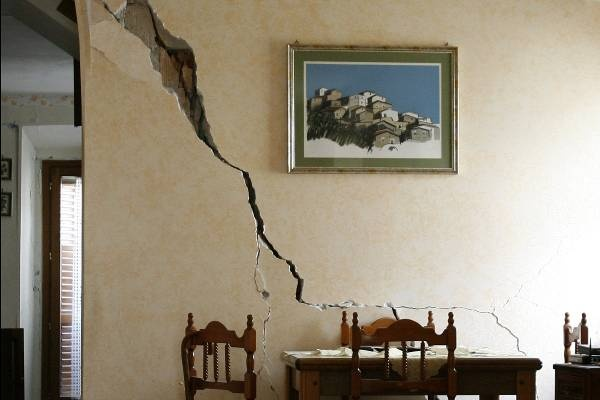
#> input picture dataset/fontes/020425481-ex00-86b970.jpg, 600 x 400 px
$ python simulate_flight.py --image ../dataset/fontes/020425481-ex00-86b970.jpg --out out.png
#> lines starting #> are read from the running program, lines starting #| are printed output that depends on the picture
from __future__ import annotations

import argparse
import math
from pathlib import Path

import cv2
import numpy as np


def serpentine(rows: int, steps: int) -> list[tuple[float, float]]:
    points: list[tuple[float, float]] = []
    for row in range(rows):
        v = row / max(rows - 1, 1)
        for step in range(steps):
            u = step / (steps - 1)
            points.append((u if row % 2 == 0 else 1 - u, v))
        if row < rows - 1:
            for step in range(1, steps // 4):
                points.append((1.0 if row % 2 == 0 else 0.0, v + step / (steps // 4) / max(rows - 1, 1)))
    return points


def main() -> None:
    parser = argparse.ArgumentParser(description="Gera um vídeo de voo simulado a partir de uma foto real da parede.")
    parser.add_argument("--image", required=True, type=Path)
    parser.add_argument("--out", required=True, type=Path)
    parser.add_argument("--wall-scale", type=float, default=2.0, help="quantas vezes a largura da parede é maior que a largura de um frame")
    parser.add_argument("--rows", type=int, default=3)
    parser.add_argument("--seconds", type=float, default=40)
    parser.add_argument("--fps", type=int, default=12)
    parser.add_argument("--size", default="640x480")
    args = parser.parse_args()

    width, height = (int(v) for v in args.size.split("x"))
    photo = cv2.imread(str(args.image))
#> photo is the input picture: shape (400, 600, 3); mean B, G, R 123.8, 141.8, 151.4
    if photo is None:
        raise SystemExit(f"Imagem não encontrada: {args.image}")
    wall_w = int(width * args.wall_scale)
    wall_h = max(height, int(wall_w * photo.shape[0] / photo.shape[1]))
#> wall_h = 853
    wall = cv2.resize(photo, (wall_w, wall_h), interpolation=cv2.INTER_CUBIC)

    total = int(args.seconds * args.fps)
    route = serpentine(args.rows, max(8, total // args.rows))
    route = [route[int(i / total * (len(route) - 1))] for i in range(total)]
    writer = cv2.VideoWriter(str(args.out), cv2.VideoWriter_fourcc(*"mp4v"), args.fps, (width, height))
    rng = np.random.default_rng(7)
    previous = None
    for index, (u, v) in enumerate(route):
        jitter = np.array([math.sin(index * 0.37) * 3 + rng.normal(0, 1.2), math.cos(index * 0.29) * 2.5 + rng.normal(0, 1.2)])
        x = int(np.clip(u * (wall_w - width) + jitter[0], 0, wall_w - width))
        y = int(np.clip(v * (wall_h - height) + jitter[1], 0, wall_h - height))
        frame = wall[y:y + height, x:x + width].copy()
        if previous is not None:
            dx, dy = x - previous[0], y - previous[1]
            length = int(min(9, max(1, math.hypot(dx, dy) * 0.6)))
            if length > 1:
                kernel = np.zeros((length, length), np.float32)
                cv2.line(kernel, (0, length // 2), (length - 1, length // 2), 1, 1)
                frame = cv2.filter2D(frame, -1, kernel / kernel.sum())
        noise = rng.normal(0, 3.5, frame.shape).astype(np.float32)
        frame = np.clip(frame.astype(np.float32) + noise, 0, 255).astype(np.uint8)
        writer.write(frame)
        previous = (x, y)
#> this loop made 480 passes
#> pass 1, in main, `frame = wall[y:y + height, x:x + width].copy()`:
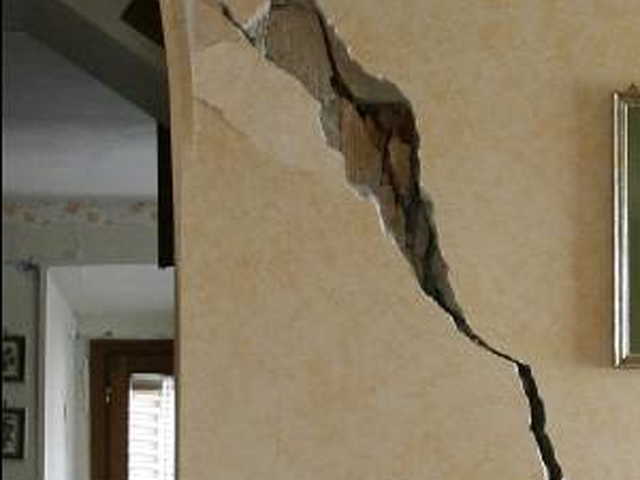
#> frame: shape (480, 640, 3); mean B, G, R 96.5, 119.8, 132
#> pass 2, in main, `frame = wall[y:y + height, x:x + width].copy()`:
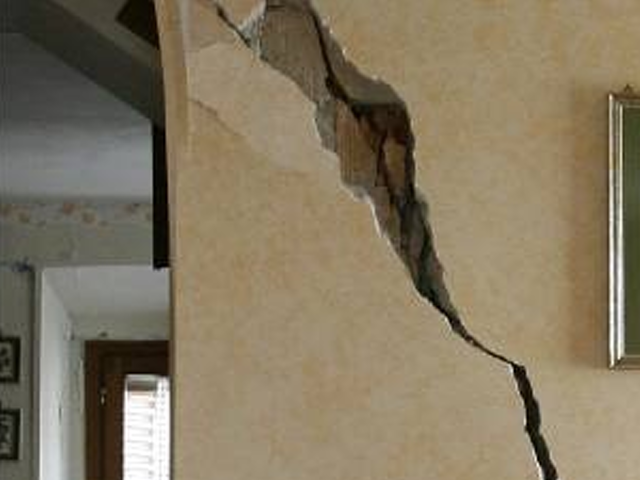
#> frame: shape (480, 640, 3); mean B, G, R 96.7, 120.2, 132.4
#> after the loop:
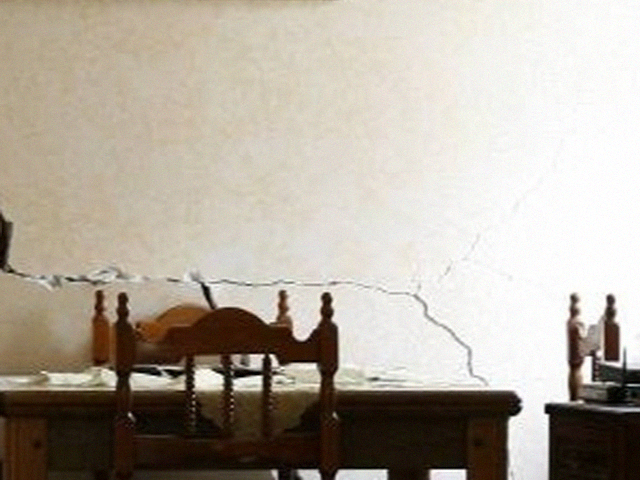
#> frame: shape (480, 640, 3); mean B, G, R 158.2, 169.9, 178.1
    writer.release()
    print(f"{args.out} · {total} frames · parede simulada {wall_w}×{wall_h} px")
#| out.png · 480 frames · parede simulada 1280×853 px


if __name__ == "__main__":
    main()

$ run again, on dataset/fontes/15522554055c8589ad61213-1552255405-3x2-rt-b88f13.jpg
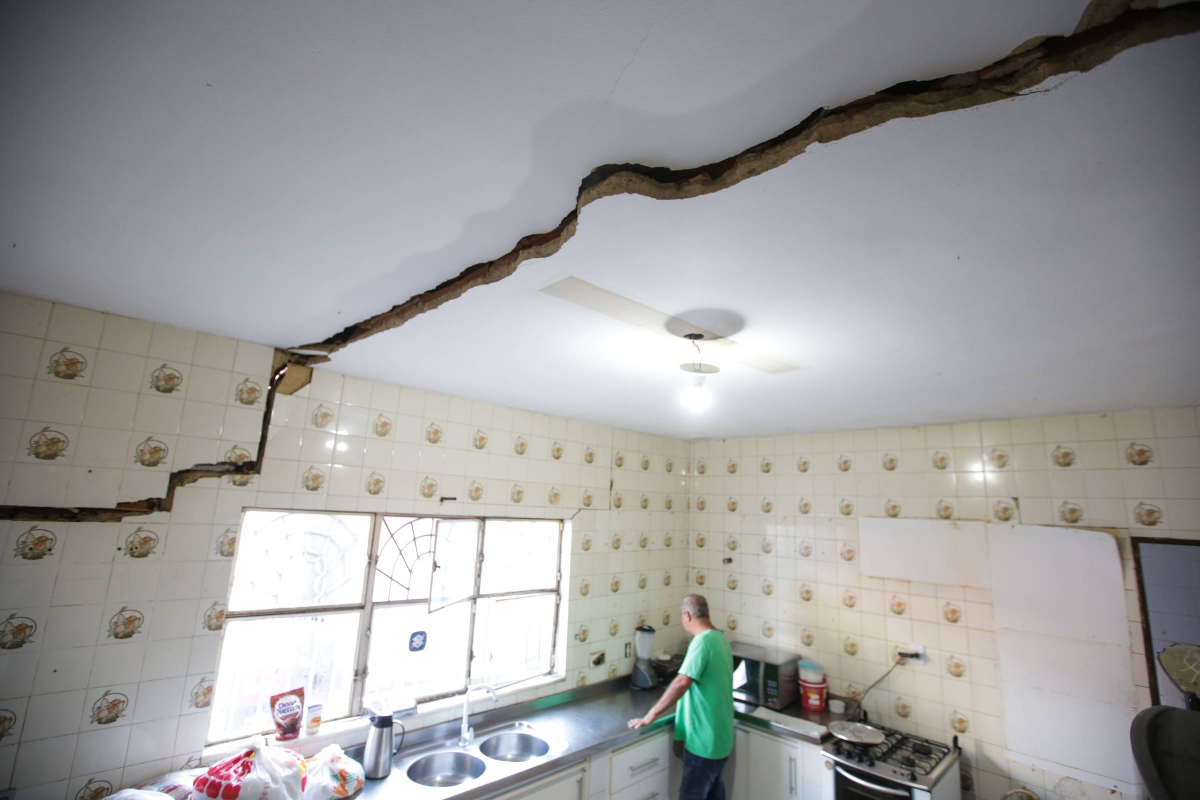
#> input picture dataset/fontes/15522554055c8589ad61213-1552255405-3x2-rt-b88f13.jpg, 2400 x 1600 px (shown at 1/2 size)
#> in main, photo is the input picture: shape (1600, 2400, 3); mean B, G, R 157.1, 157.4, 158
#> the loop in main, `for index, (u, v) in enumerate(route):` made 480 passes
#> pass 1, in main, `frame = wall[y:y + height, x:x + width].copy()`:
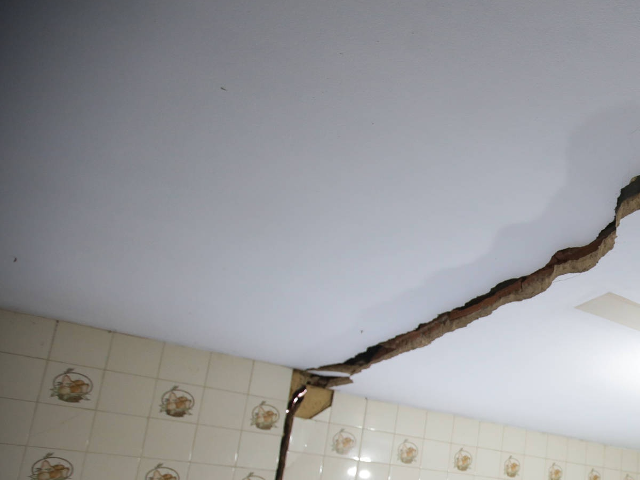
#> frame: shape (480, 640, 3); mean B, G, R 155.2, 152.4, 152.2
#> after the loop in main, `for index, (u, v) in enumerate(route):`:
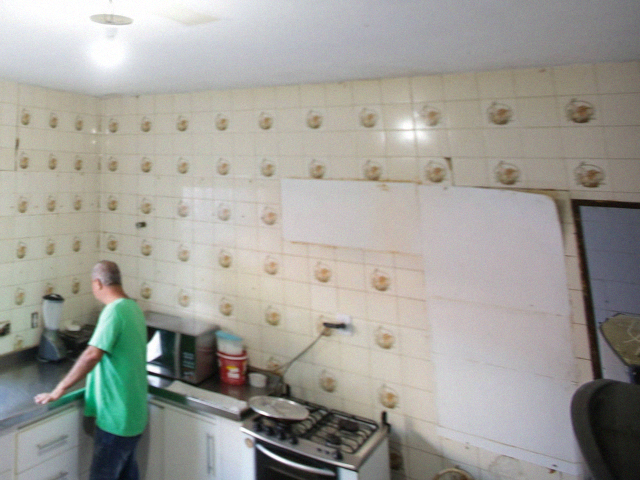
#> frame: shape (480, 640, 3); mean B, G, R 152.2, 158.5, 159.7
#| out.png · 480 frames · parede simulada 1280×853 px

$ run again, on dataset/fontes/20140318-124404-8c059c.jpg
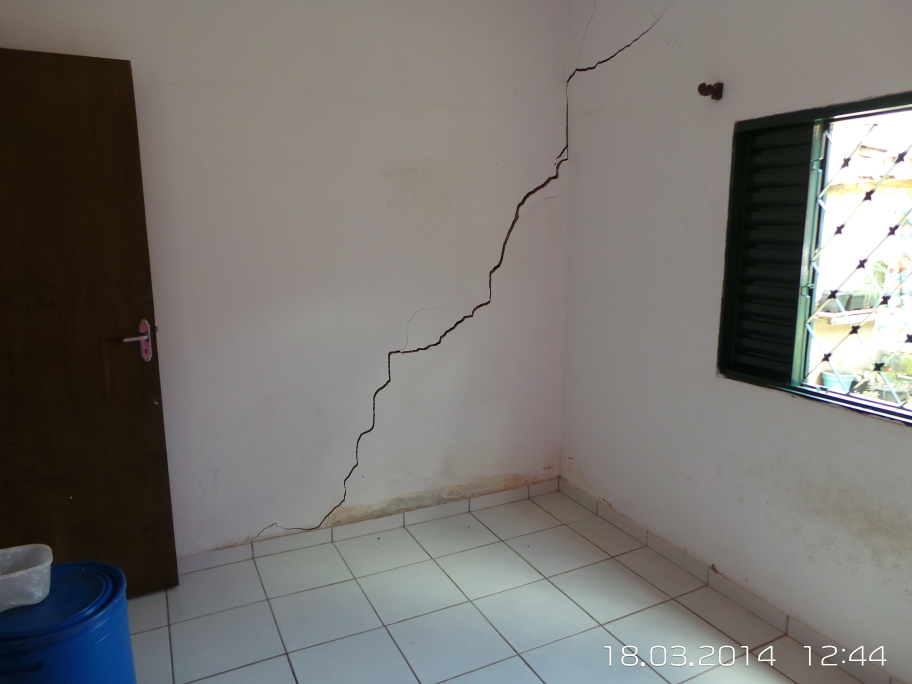
#> input picture dataset/fontes/20140318-124404-8c059c.jpg, 3648 x 2736 px (shown at 1/4 size)
#> in main, photo is the input picture: shape (2736, 3648, 3); mean B, G, R 112.5, 115.9, 118.7
#> the loop in main, `for index, (u, v) in enumerate(route):` made 480 passes
#> pass 1, in main, `frame = wall[y:y + height, x:x + width].copy()`:
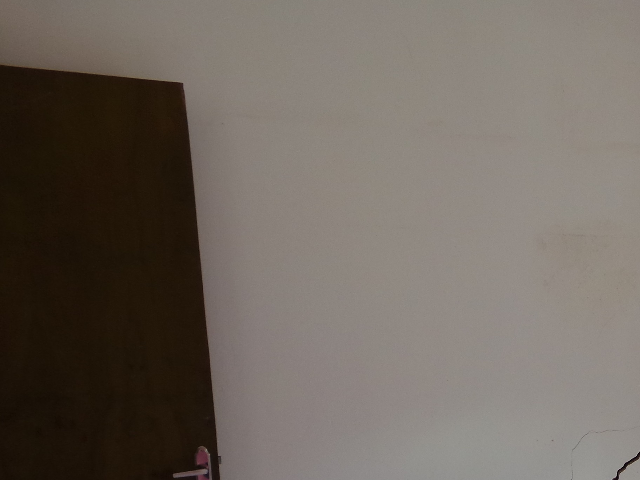
#> frame: shape (480, 640, 3); mean B, G, R 94.3, 102.3, 110.8
#> after the loop in main, `for index, (u, v) in enumerate(route):`:
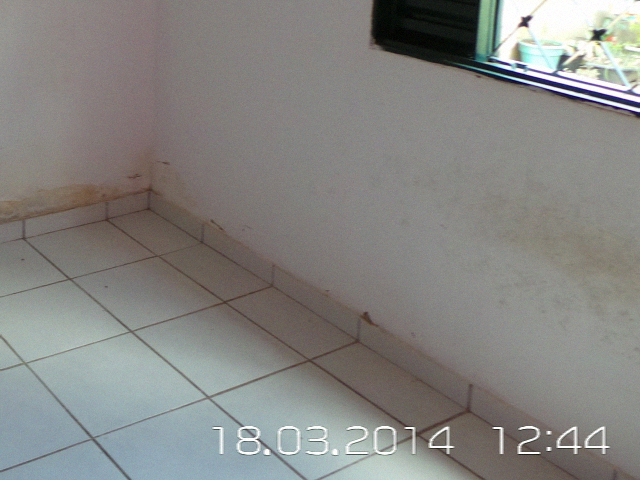
#> frame: shape (480, 640, 3); mean B, G, R 130.1, 133.2, 133.5
#| out.png · 480 frames · parede simulada 1280×960 px

$ run again, on dataset/fontes/329245454maceio2-5fc37e.jpg
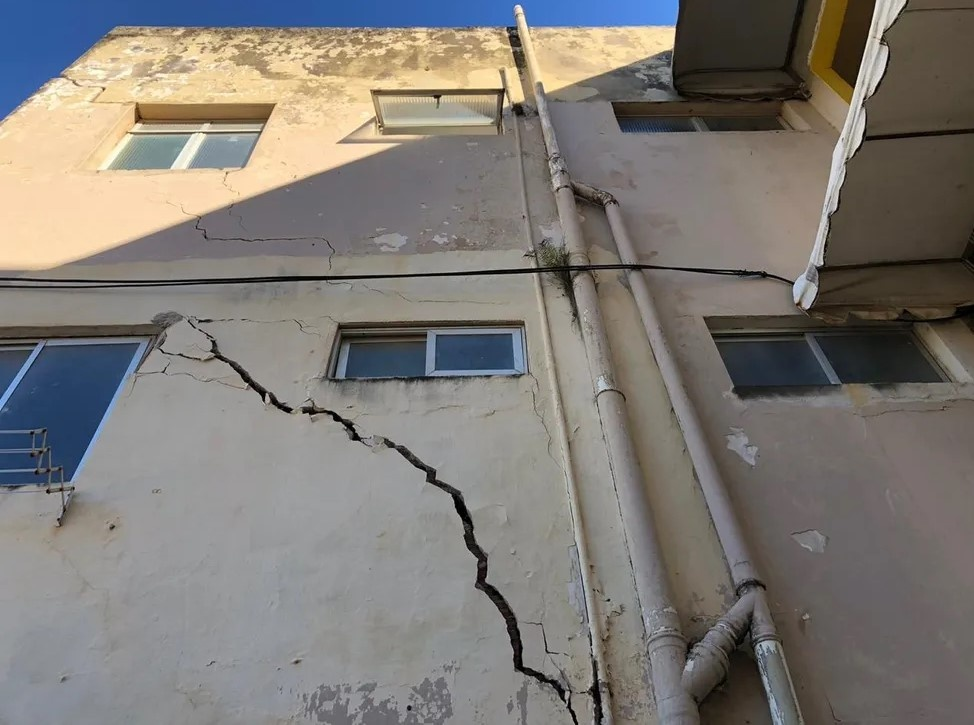
#> input picture dataset/fontes/329245454maceio2-5fc37e.jpg, 974 x 725 px
#> in main, photo is the input picture: shape (725, 974, 3); mean B, G, R 117.7, 122.6, 126.8
#> the loop in main, `for index, (u, v) in enumerate(route):` made 480 passes
#> pass 1, in main, `frame = wall[y:y + height, x:x + width].copy()`:
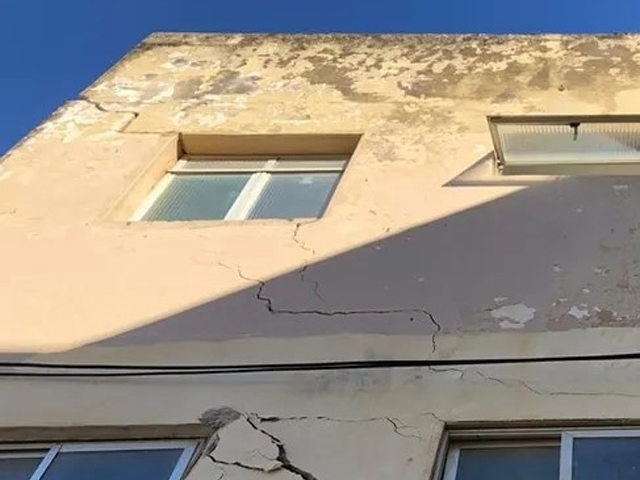
#> frame: shape (480, 640, 3); mean B, G, R 135.7, 146.2, 154
#> after the loop in main, `for index, (u, v) in enumerate(route):`:
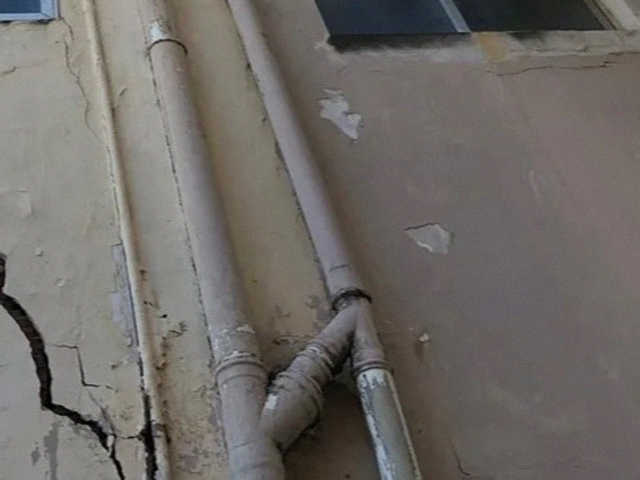
#> frame: shape (480, 640, 3); mean B, G, R 103.2, 106.9, 111
#| out.png · 480 frames · parede simulada 1280×952 px
